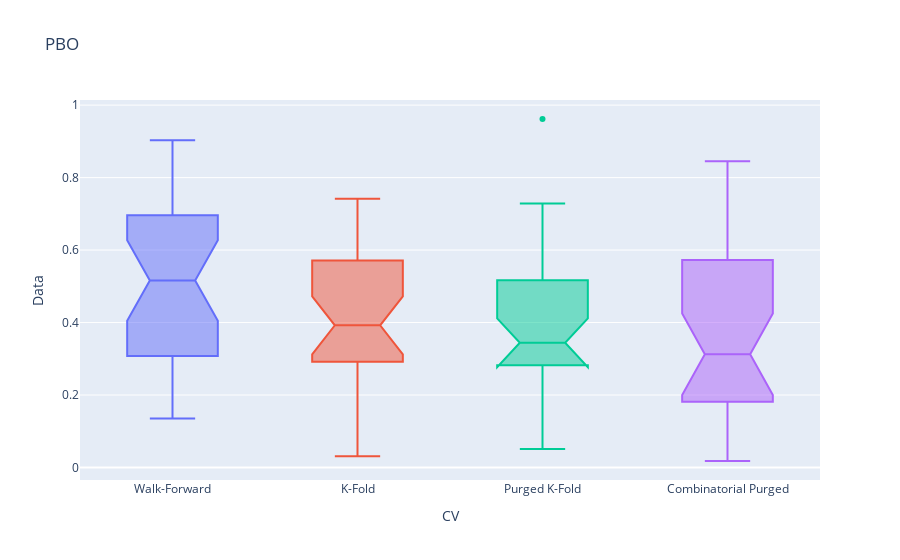
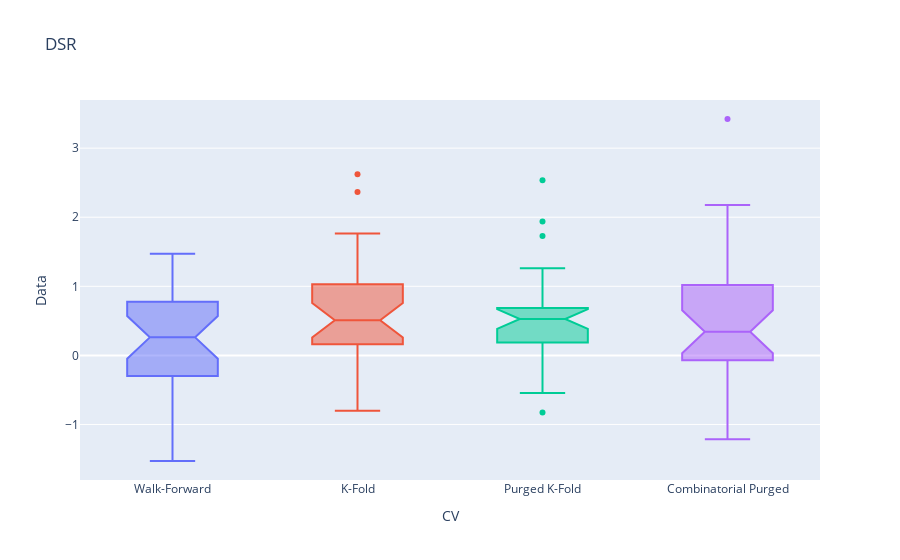

These figures' notebook cell, in order:
### Code cell
import plotly.express as px
pbo_ = []
for cv in pbo.columns:
    data = pbo[cv].to_frame('Data')
    data['CV'] = cv
    data['Color'] = data['Data'].median()
    pbo_.append(data)

pbo_ = pd.concat(pbo_)    
px.box(pbo_, x='CV', y='Data', color='CV', notched=True, \
       title='PBO').update_layout(showlegend=False).show()

deflated_sr_ = []
for cv in deflated_sr.columns:
    data = deflated_sr[cv].to_frame('Data')
    data['CV'] = cv
    data['Color'] = data['Data'].median()
    deflated_sr_.append(data)

deflated_sr_ = pd.concat(deflated_sr_)    
px.box(deflated_sr_, x='CV', y='Data', color='CV', notched=True, \
       title='DSR').update_layout(showlegend=False).show()

### Figure 1 — Plotly figure (JSON) as saved in the notebook; plotly's stock layout.template omitted (floating-point values rounded to 4 significant figures)
{"data": [{"alignmentgroup": "True", "hovertemplate": "CV=%{x}<br>Data=%{y}<extra></extra>", "legendgroup": "Walk-Forward", "marker": {"color": "#636efa"}, "name": "Walk-Forward", "notched": true, "offsetgroup": "Walk-Forward", "orientation": "v", "showlegend": true, "type": "box", "x": ["Walk-Forward", "Walk-Forward", "Walk-Forward", "Walk-Forward", "Walk-Forward", "Walk-Forward", "Walk-Forward", "Walk-Forward", "Walk-Forward", "Walk-Forward", "Walk-Forward", "Walk-Forward", "Walk-Forward", "Walk-Forward", "Walk-Forward", "Walk-Forward", "Walk-Forward", "Walk-Forward", "Walk-Forward", "Walk-Forward", "Walk-Forward", "Walk-Forward", "Walk-Forward", "Walk-Forward", "Walk-Forward", "Walk-Forward", "Walk-Forward", "Walk-Forward", "Walk-Forward", "Walk-Forward"], "x0": " ", "xaxis": "x", "y": [0.6137, 0.7537, 0.1961, 0.5247, 0.3182, 0.1511, 0.7835, 0.8357, 0.6595, 0.7377, 0.5076, 0.3047, 0.6845, 0.6959, 0.903, 0.631, 0.469, 0.2461, 0.5061, 0.798, 0.6265, 0.3078, 0.8923, 0.2176, 0.3249, 0.4019, 0.2589, 0.1354, 0.5892, 0.4614], "y0": " ", "yaxis": "y"}, {"alignmentgroup": "True", "hovertemplate": "CV=%{x}<br>Data=%{y}<extra></extra>", "legendgroup": "K-Fold", "marker": {"color": "#EF553B"}, "name": "K-Fold", "notched": true, "offsetgroup": "K-Fold", "orientation": "v", "showlegend": true, "type": "box", "x": ["K-Fold", "K-Fold", "K-Fold", "K-Fold", "K-Fold", "K-Fold", "K-Fold", "K-Fold", "K-Fold", "K-Fold", "K-Fold", "K-Fold", "K-Fold", "K-Fold", "K-Fold", "K-Fold", "K-Fold", "K-Fold", "K-Fold", "K-Fold", "K-Fold", "K-Fold", "K-Fold", "K-Fold", "K-Fold", "K-Fold", "K-Fold", "K-Fold", "K-Fold", "K-Fold"], "x0": " ", "xaxis": "x", "y": [0.6967, 0.5715, 0.03108, 0.7268, 0.5179, 0.4723, 0.6141, 0.2918, 0.7413, 0.6122, 0.3503, 0.305, 0.3941, 0.2364, 0.533, 0.3711, 0.6584, 0.3312, 0.4493, 0.402, 0.2935, 0.1292, 0.3605, 0.1068, 0.2465, 0.3904, 0.6501, 0.2366, 0.06605, 0.4986], "y0": " ", "yaxis": "y"}, {"alignmentgroup": "True", "hovertemplate": "CV=%{x}<br>Data=%{y}<extra></extra>", "legendgroup": "Purged K-Fold", "marker": {"color": "#00cc96"}, "name": "Purged K-Fold", "notched": true, "offsetgroup": "Purged K-Fold", "orientation": "v", "showlegend": true, "type": "box", "x": ["Purged K-Fold", "Purged K-Fold", "Purged K-Fold", "Purged K-Fold", "Purged K-Fold", "Purged K-Fold", "Purged K-Fold", "Purged K-Fold", "Purged K-Fold", "Purged K-Fold", "Purged K-Fold", "Purged K-Fold", "Purged K-Fold", "Purged K-Fold", "Purged K-Fold", "Purged K-Fold", "Purged K-Fold", "Purged K-Fold", "Purged K-Fold", "Purged K-Fold", "Purged K-Fold", "Purged K-Fold", "Purged K-Fold", "Purged K-Fold", "Purged K-Fold", "Purged K-Fold", "Purged K-Fold", "Purged K-Fold", "Purged K-Fold", "Purged K-Fold"], "x0": " ", "xaxis": "x", "y": [0.2262, 0.9617, 0.1401, 0.6517, 0.2819, 0.517, 0.7142, 0.326, 0.7284, 0.2361, 0.3287, 0.3246, 0.4277, 0.3596, 0.4908, 0.3807, 0.3206, 0.3081, 0.5047, 0.4528, 0.602, 0.3258, 0.2064, 0.2803, 0.144, 0.4932, 0.713, 0.3261, 0.05136, 0.6987], "y0": " ", "yaxis": "y"}, {"alignmentgroup": "True", "hovertemplate": "CV=%{x}<br>Data=%{y}<extra></extra>", "legendgroup": "Combinatorial Purged", "marker": {"color": "#ab63fa"}, "name": "Combinatorial Purged", "notched": true, "offsetgroup": "Combinatorial Purged", "orientation": "v", "showlegend": true, "type": "box", "x": ["Combinatorial Purged", "Combinatorial Purged", "Combinatorial Purged", "Combinatorial Purged", "Combinatorial Purged", "Combinatorial Purged", "Combinatorial Purged", "Combinatorial Purged", "Combinatorial Purged", "Combinatorial Purged", "Combinatorial Purged", "Combinatorial Purged", "Combinatorial Purged", "Combinatorial Purged", "Combinatorial Purged", "Combinatorial Purged", "Combinatorial Purged", "Combinatorial Purged", "Combinatorial Purged", "Combinatorial Purged", "Combinatorial Purged", "Combinatorial Purged", "Combinatorial Purged", "Combinatorial Purged", "Combinatorial Purged", "Combinatorial Purged", "Combinatorial Purged", "Combinatorial Purged", "Combinatorial Purged", "Combinatorial Purged"], "x0": " ", "xaxis": "x", "y": [0.6506, 0.5729, 0.06123, 0.658, 0.1663, 0.2166, 0.6549, 0.8453, 0.7443, 0.4196, 0.3805, 0.1813, 0.3102, 0.2821, 0.1997, 0.3148, 0.1036, 0.3046, 0.6917, 0.5593, 0.5256, 0.2368, 0.1529, 0.3918, 0.1983, 0.1071, 0.7547, 0.1371, 0.01795, 0.3291], "y0": " ", "yaxis": "y"}], "layout": {"boxmode": "overlay", "legend": {"title": {"text": "CV"}, "tracegroupgap": 0}, "showlegend": false, "title": {"text": "PBO"}, "xaxis": {"anchor": "y", "categoryarray": ["Walk-Forward", "K-Fold", "Purged K-Fold", "Combinatorial Purged"], "categoryorder": "array", "domain": [0, 1], "title": {"text": "CV"}}, "yaxis": {"anchor": "x", "domain": [0, 1], "title": {"text": "Data"}}}}

### Figure 2 — Plotly figure (JSON) as saved in the notebook; plotly's stock layout.template omitted (floating-point values rounded to 4 significant figures)
{"data": [{"alignmentgroup": "True", "hovertemplate": "CV=%{x}<br>Data=%{y}<extra></extra>", "legendgroup": "Walk-Forward", "marker": {"color": "#636efa"}, "name": "Walk-Forward", "notched": true, "offsetgroup": "Walk-Forward", "orientation": "v", "showlegend": true, "type": "box", "x": ["Walk-Forward", "Walk-Forward", "Walk-Forward", "Walk-Forward", "Walk-Forward", "Walk-Forward", "Walk-Forward", "Walk-Forward", "Walk-Forward", "Walk-Forward", "Walk-Forward", "Walk-Forward", "Walk-Forward", "Walk-Forward", "Walk-Forward", "Walk-Forward", "Walk-Forward", "Walk-Forward", "Walk-Forward", "Walk-Forward", "Walk-Forward", "Walk-Forward", "Walk-Forward", "Walk-Forward", "Walk-Forward", "Walk-Forward", "Walk-Forward", "Walk-Forward", "Walk-Forward", "Walk-Forward"], "x0": " ", "xaxis": "x", "y": [-1.529, 0.9701, 0.7765, -0.5289, -1.161, 0.598, 0.3531, 1.163, 1.04, 0.3044, -0.7571, 0.1031, 1.471, -0.6375, 0.1846, 0.3858, 0.9089, 0.2155, 0.5895, -0.3748, 0.08706, -0.2987, 0.2205, -0.2415, -0.05238, 0.6883, 1.41, 1.143, -0.9602, 0.3014], "y0": " ", "yaxis": "y"}, {"alignmentgroup": "True", "hovertemplate": "CV=%{x}<br>Data=%{y}<extra></extra>", "legendgroup": "K-Fold", "marker": {"color": "#EF553B"}, "name": "K-Fold", "notched": true, "offsetgroup": "K-Fold", "orientation": "v", "showlegend": true, "type": "box", "x": ["K-Fold", "K-Fold", "K-Fold", "K-Fold", "K-Fold", "K-Fold", "K-Fold", "K-Fold", "K-Fold", "K-Fold", "K-Fold", "K-Fold", "K-Fold", "K-Fold", "K-Fold", "K-Fold", "K-Fold", "K-Fold", "K-Fold", "K-Fold", "K-Fold", "K-Fold", "K-Fold", "K-Fold", "K-Fold", "K-Fold", "K-Fold", "K-Fold", "K-Fold", "K-Fold"], "x0": " ", "xaxis": "x", "y": [-0.6724, 1.255, 2.367, -0.2717, -0.8009, 0.9037, 0.3304, 1.098, 0.5312, 1.407, -0.09026, 0.5212, 1.764, 0.1594, 0.5437, 0.6322, 0.5832, 0.4119, 0.3485, 0.4982, -0.438, -0.4828, 0.3721, 1.028, 0.2647, 1.205, 2.621, 1.003, -0.7067, 0.3445], "y0": " ", "yaxis": "y"}, {"alignmentgroup": "True", "hovertemplate": "CV=%{x}<br>Data=%{y}<extra></extra>", "legendgroup": "Purged K-Fold", "marker": {"color": "#00cc96"}, "name": "Purged K-Fold", "notched": true, "offsetgroup": "Purged K-Fold", "orientation": "v", "showlegend": true, "type": "box", "x": ["Purged K-Fold", "Purged K-Fold", "Purged K-Fold", "Purged K-Fold", "Purged K-Fold", "Purged K-Fold", "Purged K-Fold", "Purged K-Fold", "Purged K-Fold", "Purged K-Fold", "Purged K-Fold", "Purged K-Fold", "Purged K-Fold", "Purged K-Fold", "Purged K-Fold", "Purged K-Fold", "Purged K-Fold", "Purged K-Fold", "Purged K-Fold", "Purged K-Fold", "Purged K-Fold", "Purged K-Fold", "Purged K-Fold", "Purged K-Fold", "Purged K-Fold", "Purged K-Fold", "Purged K-Fold", "Purged K-Fold", "Purged K-Fold", "Purged K-Fold"], "x0": " ", "xaxis": "x", "y": [0.512, 0.5733, 1.937, -0.2123, -0.8259, 0.6213, 0.1981, 0.9195, 0.5434, 1.261, -0.2822, 0.2849, 1.727, 0.1882, 0.6847, 0.5231, 0.9915, 0.5886, 0.5295, 0.4421, 0.01065, -0.1772, 0.5884, -0.0005248, 0.2759, 0.6732, 2.535, 1.075, -0.5431, 0.3237], "y0": " ", "yaxis": "y"}, {"alignmentgroup": "True", "hovertemplate": "CV=%{x}<br>Data=%{y}<extra></extra>", "legendgroup": "Combinatorial Purged", "marker": {"color": "#ab63fa"}, "name": "Combinatorial Purged", "notched": true, "offsetgroup": "Combinatorial Purged", "orientation": "v", "showlegend": true, "type": "box", "x": ["Combinatorial Purged", "Combinatorial Purged", "Combinatorial Purged", "Combinatorial Purged", "Combinatorial Purged", "Combinatorial Purged", "Combinatorial Purged", "Combinatorial Purged", "Combinatorial Purged", "Combinatorial Purged", "Combinatorial Purged", "Combinatorial Purged", "Combinatorial Purged", "Combinatorial Purged", "Combinatorial Purged", "Combinatorial Purged", "Combinatorial Purged", "Combinatorial Purged", "Combinatorial Purged", "Combinatorial Purged", "Combinatorial Purged", "Combinatorial Purged", "Combinatorial Purged", "Combinatorial Purged", "Combinatorial Purged", "Combinatorial Purged", "Combinatorial Purged", "Combinatorial Purged", "Combinatorial Purged", "Combinatorial Purged"], "x0": " ", "xaxis": "x", "y": [-0.5472, 1.209, 2.044, -0.06983, -1.212, 1.316, 0.7454, 1.018, 0.94, 1.027, -0.09787, 0.01656, 2.178, 0.236, 0.3659, 0.3186, 0.8141, -0.2003, 0.1424, 0.889, -0.2113, -0.162, 0.2686, -0.0496, 0.08751, 1.066, 3.422, 0.8948, -0.6211, 0.4736], "y0": " ", "yaxis": "y"}], "layout": {"boxmode": "overlay", "legend": {"title": {"text": "CV"}, "tracegroupgap": 0}, "showlegend": false, "title": {"text": "DSR"}, "xaxis": {"anchor": "y", "categoryarray": ["Walk-Forward", "K-Fold", "Purged K-Fold", "Combinatorial Purged"], "categoryorder": "array", "domain": [0, 1], "title": {"text": "CV"}}, "yaxis": {"anchor": "x", "domain": [0, 1], "title": {"text": "Data"}}}}
